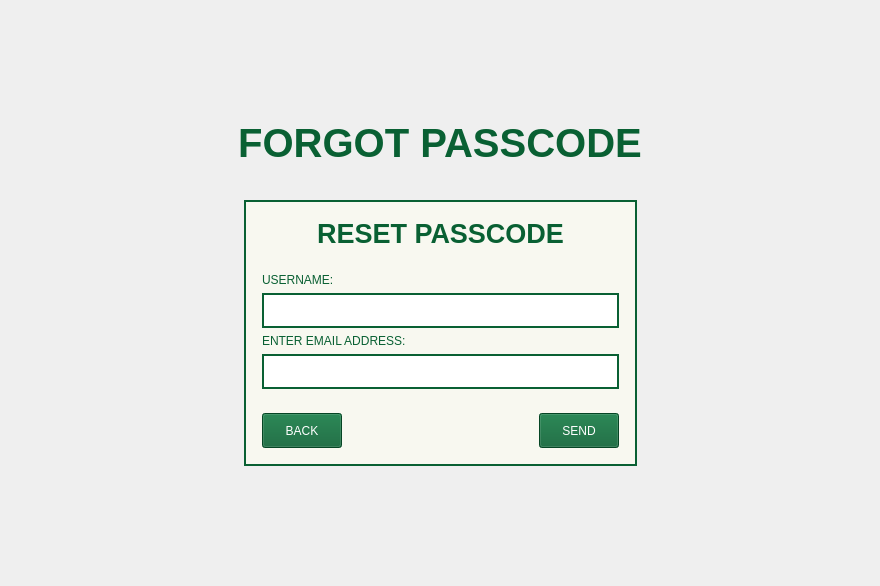
<?xml version="1.0" encoding="UTF-8"?>
<ui version="4.0">
 <class>MainWindow</class>
 <widget class="QMainWindow" name="MainWindow">
  <property name="geometry">
   <rect>
    <x>0</x>
    <y>0</y>
    <width>880</width>
    <height>586</height>
   </rect>
  </property>
  <property name="windowTitle">
   <string>MainWindow</string>
  </property>
  <widget class="QWidget" name="centralwidget">
   <property name="styleSheet">
    <string notr="true">#centralwidget{
background-image:url(:/Images/images/background_blurred_10_16.png);
background-repeat:no-repeat;
background-position:center;}</string>
   </property>
   <layout class="QVBoxLayout" name="verticalLayout_4">
    <item>
     <spacer name="verticalSpacer_2">
      <property name="orientation">
       <enum>Qt::Vertical</enum>
      </property>
      <property name="sizeHint" stdset="0">
       <size>
        <width>20</width>
        <height>40</height>
       </size>
      </property>
     </spacer>
    </item>
    <item>
     <widget class="QWidget" name="widget_2" native="true">
      <layout class="QHBoxLayout" name="horizontalLayout_3">
       <item>
        <spacer name="horizontalSpacer_4">
         <property name="orientation">
          <enum>Qt::Horizontal</enum>
         </property>
         <property name="sizeHint" stdset="0">
          <size>
           <width>218</width>
           <height>20</height>
          </size>
         </property>
        </spacer>
       </item>
       <item>
        <widget class="QLabel" name="label">
         <property name="sizePolicy">
          <sizepolicy hsizetype="Fixed" vsizetype="Preferred">
           <horstretch>0</horstretch>
           <verstretch>0</verstretch>
          </sizepolicy>
         </property>
         <property name="maximumSize">
          <size>
           <width>16777215</width>
           <height>150</height>
          </size>
         </property>
         <property name="font">
          <font>
           <pointsize>30</pointsize>
           <bold>true</bold>
          </font>
         </property>
         <property name="styleSheet">
          <string notr="true">color: #096033;</string>
         </property>
         <property name="text">
          <string>FORGOT PASSCODE</string>
         </property>
         <property name="alignment">
          <set>Qt::AlignCenter</set>
         </property>
        </widget>
       </item>
       <item>
        <spacer name="horizontalSpacer_5">
         <property name="orientation">
          <enum>Qt::Horizontal</enum>
         </property>
         <property name="sizeHint" stdset="0">
          <size>
           <width>218</width>
           <height>20</height>
          </size>
         </property>
        </spacer>
       </item>
      </layout>
     </widget>
    </item>
    <item>
     <spacer name="verticalSpacer">
      <property name="orientation">
       <enum>Qt::Vertical</enum>
      </property>
      <property name="sizeType">
       <enum>QSizePolicy::Fixed</enum>
      </property>
      <property name="sizeHint" stdset="0">
       <size>
        <width>20</width>
        <height>10</height>
       </size>
      </property>
     </spacer>
    </item>
    <item>
     <widget class="QWidget" name="widget" native="true">
      <property name="styleSheet">
       <string notr="true">.widget{
background-color: #F8F8F0;
border: 2px solid;
border-color: #096033; 
}</string>
      </property>
      <layout class="QHBoxLayout" name="horizontalLayout_4">
       <item>
        <spacer name="horizontalSpacer_7">
         <property name="orientation">
          <enum>Qt::Horizontal</enum>
         </property>
         <property name="sizeHint" stdset="0">
          <size>
           <width>40</width>
           <height>20</height>
          </size>
         </property>
        </spacer>
       </item>
       <item>
        <widget class="QWidget" name="widget_3" native="true">
         <property name="styleSheet">
          <string notr="true">#widget_3{
background-color: #F8F8F0;
border: 2px solid;
border-color: #096033; 
}</string>
         </property>
         <layout class="QVBoxLayout" name="verticalLayout_2">
          <item>
           <widget class="QWidget" name="widget_4" native="true">
            <layout class="QHBoxLayout" name="horizontalLayout">
             <item>
              <spacer name="horizontalSpacer_2">
               <property name="orientation">
                <enum>Qt::Horizontal</enum>
               </property>
               <property name="sizeHint" stdset="0">
                <size>
                 <width>40</width>
                 <height>20</height>
                </size>
               </property>
              </spacer>
             </item>
             <item>
              <widget class="QLabel" name="label_2">
               <property name="font">
                <font>
                 <pointsize>20</pointsize>
                 <bold>true</bold>
                </font>
               </property>
               <property name="styleSheet">
                <string notr="true">color: #096033;</string>
               </property>
               <property name="text">
                <string>RESET PASSCODE</string>
               </property>
               <property name="alignment">
                <set>Qt::AlignCenter</set>
               </property>
              </widget>
             </item>
             <item>
              <spacer name="horizontalSpacer_3">
               <property name="orientation">
                <enum>Qt::Horizontal</enum>
               </property>
               <property name="sizeHint" stdset="0">
                <size>
                 <width>40</width>
                 <height>20</height>
                </size>
               </property>
              </spacer>
             </item>
            </layout>
           </widget>
          </item>
          <item>
           <widget class="QWidget" name="widget_5" native="true">
            <property name="styleSheet">
             <string notr="true">.QLabel{
color: #096033;
}
.QLineEdit{
border: 2px solid;
border-color: #096033;
}</string>
            </property>
            <layout class="QVBoxLayout" name="verticalLayout">
             <item>
              <widget class="QLabel" name="label_3">
               <property name="text">
                <string>USERNAME:</string>
               </property>
              </widget>
             </item>
             <item>
              <widget class="QLineEdit" name="user_LE">
               <property name="minimumSize">
                <size>
                 <width>0</width>
                 <height>35</height>
                </size>
               </property>
              </widget>
             </item>
             <item>
              <widget class="QLabel" name="label_4">
               <property name="text">
                <string>ENTER EMAIL ADDRESS: </string>
               </property>
              </widget>
             </item>
             <item>
              <widget class="QLineEdit" name="email_LE">
               <property name="minimumSize">
                <size>
                 <width>0</width>
                 <height>35</height>
                </size>
               </property>
              </widget>
             </item>
            </layout>
           </widget>
          </item>
          <item>
           <widget class="QWidget" name="widget_6" native="true">
            <property name="styleSheet">
             <string notr="true">.QPushButton{
background-color: #096033;
color: white;
}</string>
            </property>
            <layout class="QHBoxLayout" name="horizontalLayout_2">
             <item>
              <widget class="QPushButton" name="back_btn">
               <property name="sizePolicy">
                <sizepolicy hsizetype="Fixed" vsizetype="Fixed">
                 <horstretch>0</horstretch>
                 <verstretch>0</verstretch>
                </sizepolicy>
               </property>
               <property name="minimumSize">
                <size>
                 <width>35</width>
                 <height>35</height>
                </size>
               </property>
               <property name="text">
                <string>BACK</string>
               </property>
              </widget>
             </item>
             <item>
              <spacer name="horizontalSpacer">
               <property name="orientation">
                <enum>Qt::Horizontal</enum>
               </property>
               <property name="sizeHint" stdset="0">
                <size>
                 <width>191</width>
                 <height>20</height>
                </size>
               </property>
              </spacer>
             </item>
             <item>
              <widget class="QPushButton" name="send_btn">
               <property name="sizePolicy">
                <sizepolicy hsizetype="Fixed" vsizetype="Fixed">
                 <horstretch>0</horstretch>
                 <verstretch>0</verstretch>
                </sizepolicy>
               </property>
               <property name="minimumSize">
                <size>
                 <width>35</width>
                 <height>35</height>
                </size>
               </property>
               <property name="text">
                <string>SEND</string>
               </property>
              </widget>
             </item>
            </layout>
           </widget>
          </item>
         </layout>
        </widget>
       </item>
       <item>
        <spacer name="horizontalSpacer_6">
         <property name="orientation">
          <enum>Qt::Horizontal</enum>
         </property>
         <property name="sizeHint" stdset="0">
          <size>
           <width>40</width>
           <height>20</height>
          </size>
         </property>
        </spacer>
       </item>
      </layout>
     </widget>
    </item>
    <item>
     <spacer name="verticalSpacer_3">
      <property name="orientation">
       <enum>Qt::Vertical</enum>
      </property>
      <property name="sizeHint" stdset="0">
       <size>
        <width>20</width>
        <height>40</height>
       </size>
      </property>
     </spacer>
    </item>
   </layout>
  </widget>
 </widget>
 <resources/>
 <connections/>
</ui>
